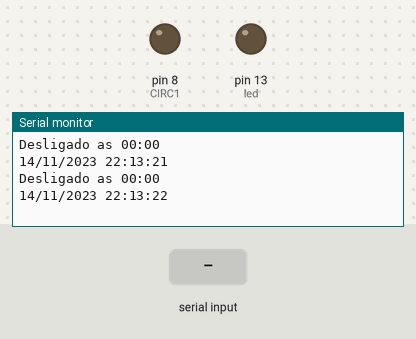
This sketch was run on a simulated Arduino Uno, built with avr-gcc and run on an emulated ATmega328P. Shown: output pins drawn as LEDs (lit = HIGH), the last lines printed to the serial monitor. The test bench sets the inputs (shaded band).

Above: at 2.2 s.
2.3 s: "L\n" received over Serial
At 2.9 s:
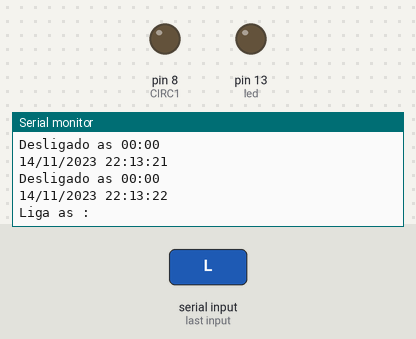
3.8 s: "D\n" received over Serial
At 3.96 s:
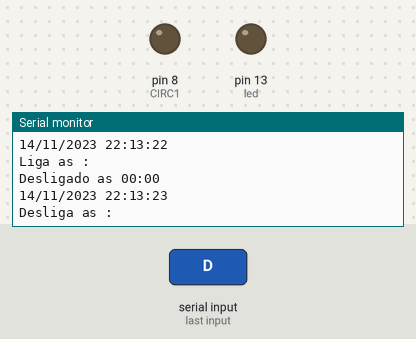
Timing chart, 0 to 6.8 s (numbered marks = the images above; inputs shaded):
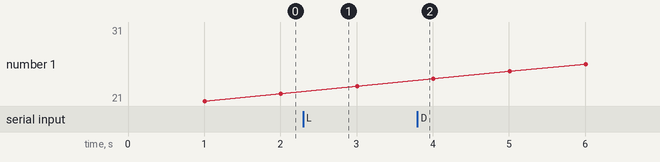

The sketch:

timer_recebe_serial.ino
```cpp
/*
Código de exemplo de como receber os horas e minutos via serial.
Exemplo:
L0900 (Liga as 09:00 da manhã)
D0943 (Desliga as 09:43 da manhã)
Obs. tem que ter um caracter de terminação "\n" (NewLine)
*/

#include <Wire.h>
#include <RTClib.h>

RTC_Millis rtc;

const int CIRC1 = 8;

int horaLiga = 0;
int minutoLiga = 0;
int horaDesliga = 0;
int minutoDesliga = 0;

int tempo = 100;// em milisegundos
#define led 13
int INTERVALO_PrintRelogio = 1000;

//***prototipo de função***
String zero(int digits);
int alarme(int hora, int minuto);
int leSerial();

void setup()
{
  Serial.begin(57600);
  // following line sets the RTC to the date & time this sketch was compiled
  rtc.begin(DateTime(__DATE__, __TIME__));
  delay(1000);
  pinMode(CIRC1, OUTPUT);
  pinMode(led, OUTPUT);
}//***end setup()

//******************************************
void loop ()
{
  leSerial();
  static unsigned long TempoAnterior = 0;          //Inicializa em 0ms.
  unsigned long TempoCorrente = millis();          //Retorna o tempo desde que o programa foi executado.

  if (TempoCorrente < TempoAnterior)
  {
    TempoAnterior = TempoCorrente = millis();
  }
  if ( (TempoCorrente - TempoAnterior) > INTERVALO_PrintRelogio)
  {
    TempoAnterior = TempoCorrente;

    DateTime now = rtc.now();
    alarme(now.hour(), now.minute());
    Serial.print(now.day(), DEC);
    Serial.print('/');
    Serial.print(now.month(), DEC);
    Serial.print('/');
    Serial.print(now.year(), DEC);
    Serial.print(' ');
    Serial.print(zero(now.hour()));
    Serial.print(':');
    Serial.print(zero(now.minute()));
    Serial.print(':');
    Serial.print(zero(now.second()));
    Serial.println();
  }
}//***end loop()***

//******************************************
String zero(int digits)
{
  String lead;
  if (digits < 10)
  {
    lead = "0" + String(digits);
  }
  else
  {
    lead = String(digits);
  }
  return lead;
}//***end zero(int digits)***

//******************************************
int alarme(int hora, int minuto) {
  int hAtual = ((hora * 60) + minuto); // soma dos minutos hora atual
  int hLiga = (horaLiga * 60) + minutoLiga;
  int hDesliga = (horaDesliga * 60) + minutoDesliga;

  if (hAtual >= hLiga && hAtual < hDesliga)
  {
    digitalWrite(CIRC1, HIGH);
    digitalWrite(led, HIGH);
    Serial.println("LIgado as "+ (String)zero(horaLiga) + ":" +(String)zero(minutoLiga));
  }
  else
  {
    digitalWrite(CIRC1, LOW);
    digitalWrite(led, LOW);
    Serial.println("Desligado as "+ (String) zero(horaDesliga)+ ":" + (String)zero(minutoDesliga));
  }
}// *** end int alarme(int hora, int minuto)***

//******************************************
int leSerial() {
  if (Serial.available() > 0 )
  {
    unsigned long timeout = millis();
    String str1;
    char chr1;

    do
    {
      if (Serial.available() > 0)
      {
        chr1 =  Serial.read();
        delay(2);
        if (chr1 != '\n')
        {
          str1 += (char)chr1;
        }
      }
    } while ((chr1 != '\n') && ((millis() - timeout) < tempo/*ms*/));

    if ((millis() - timeout) > tempo/*ms*/ || (chr1 != '\n'))//Se acontecer um timeout ou não tiver o caractere de terminação,
    {                                                        //limpar os dados recebidos
      str1 = "";
      Serial.println("TimeOUT");
    }

    String cmd = str1.substring(0, 1);
    String h = str1.substring(1, 3);
    String m = str1.substring(3, 5);

    if (cmd == "L")
    {
      cmd = "";
      Serial.println("Liga as " + h + ":" + m);
      horaLiga = h.toInt();
      minutoLiga = m.toInt();
    }
    else if (cmd == "D")
    {
      cmd = "";
      Serial.println("Desliga as " + h + ":" + m);
      horaDesliga = h.toInt();
      minutoDesliga = m.toInt();
    }
  }
}//***end int leSerial()***
```

Measured:
- after the input at 2.3 s, the serial monitor: prints a new line at once (image 1)
- after the input at 3.8 s, the serial monitor: prints a new line at once (image 2)
